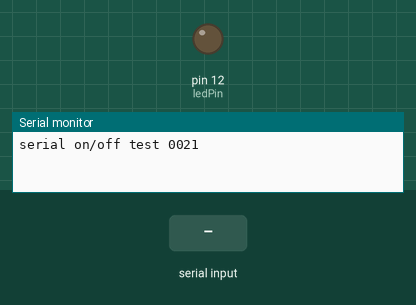
This sketch was run on a simulated Arduino Uno, built with avr-gcc and run on an emulated ATmega328P. On the bench: output pins drawn as LEDs (lit = HIGH), the last lines printed to the serial monitor. Inputs (shaded band) come from the test bench.

Above: at 1.2 s.
1.3 s: "on" received over Serial
At 2.1 s:
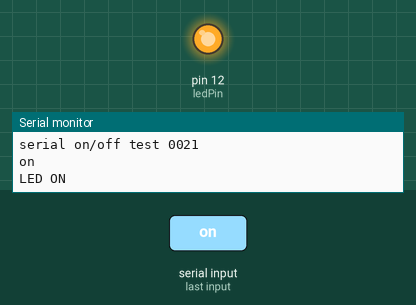
2.8 s: "off" received over Serial
At 3.4 s:
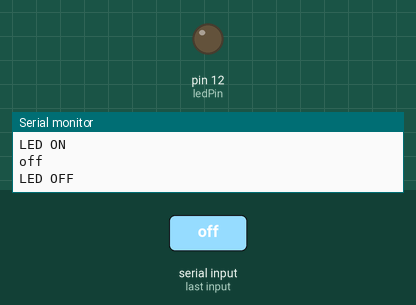
Timing chart, 0 to 5.8 s (numbered marks = the images above; inputs shaded):
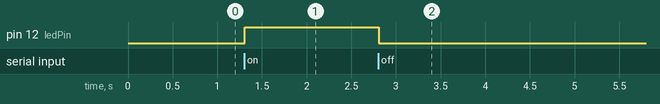

Measured:
- after the input at 1.3 s, pin 12 (ledPin): LOW → HIGH at once
- after the input at 2.8 s, pin 12 (ledPin): HIGH → LOW at once

The sketch:

test5.ino
```cpp
int ledPin = 12;
String readString;

void setup() {
  Serial.begin(9600);
  pinMode(ledPin, OUTPUT);
  Serial.println("serial on/off test 0021"); // so I can keep track
}

void loop() {

  while (Serial.available()) {
    delay(3);
    char c = Serial.read();
    readString += c;
  }

  if (readString.length() >0) {
    Serial.println(readString);

    if (readString == "on")
    {
      digitalWrite(ledPin, HIGH);
      Serial.println("LED ON");
    }
    if (readString == "off")
    {
      digitalWrite(ledPin, LOW);
      Serial.println("LED OFF");
    }
    readString="";
  }
}
```
